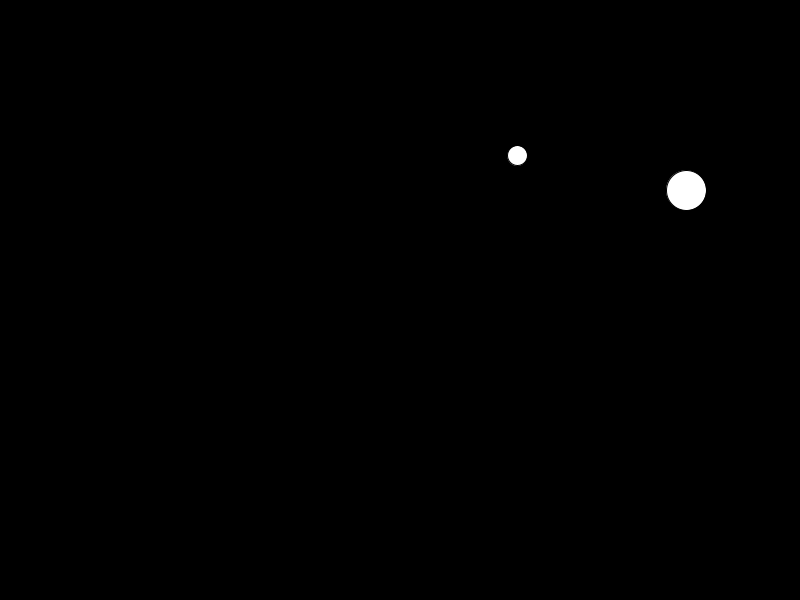
Frame 1 (no input)
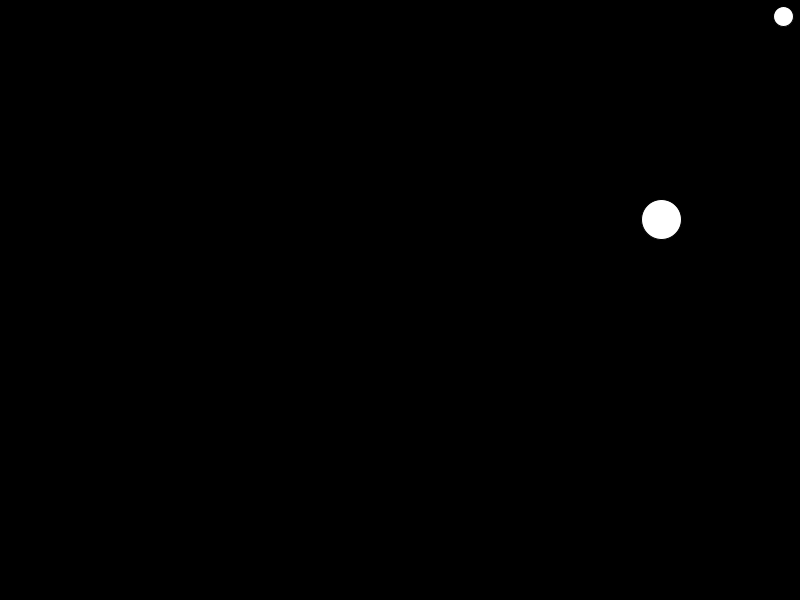
Frame 60 (the mouse pressed at the canvas centre just before this capture)
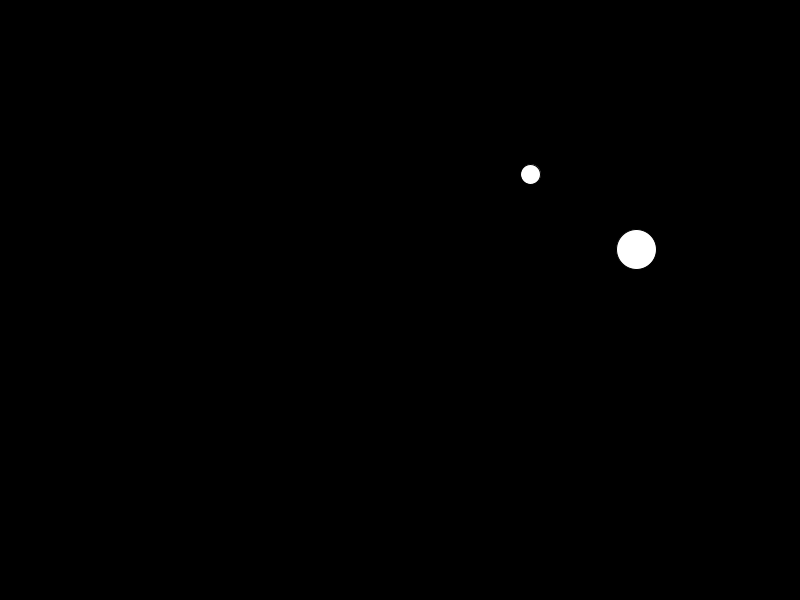
Frame 120 (the mouse held since frame 60 and released just before this capture)

The Processing sketch that drew these frames (run headless with seeded random() and noise(); from frame 60 on, the mouse is pressed at the canvas centre):

// Processing sketch: LotsOfBalls
// ── LotsOfBalls.pde


int count = 2;

//declare and initialize arrays
float[] x = new float[count];
float[] y = new float[count];
float[] velX = new float[count];
float[] velY = new float[count];
float[] diam = new float[count];

void setup() {
  //set size of canvas
  size(800, 600);

  //declare local integer i
  int i = 0;

  while (i < count) {
    //initialize variables
    x[i] = random(width);
    y[i] = random(height);
    diam[i] = 20 + 20*i;
    velX[i] = random(-5, 5);
    velY[i] = random(-5, 5);
    i++;
  }
}

void draw() {
  //draw background to cover previous frame
  background(0);

  int i = 0;

  while (i < count) {

    //draw ball
    ellipse(x[i], y[i], diam[i], diam[i]);

    //add velocity to position
    x[i] += velX[i];

    y[i] += velY[i];


    //bounce ball if it hits walls
    if (x[i] + diam[i]/2 >= width) {
      velX[i] = -abs(velX[i]);    //if the ball hits the right wall, assign x velocity the negative version of itself
    } else if (x[i] - diam[i]/2 <= 0) {
      velX[i] = abs(velX[i]);     //if the ball hits the left wall, assign x velocity the positive version of itself
    }

    if (y[i] + diam[i]/2 >= height) {
      velY[i] = -abs(velY[i]);
    } else if (y[i] - diam[i]/2 <= 0) {
      velY[i] = abs(velY[i]);
    }
    i++;
  }
}
